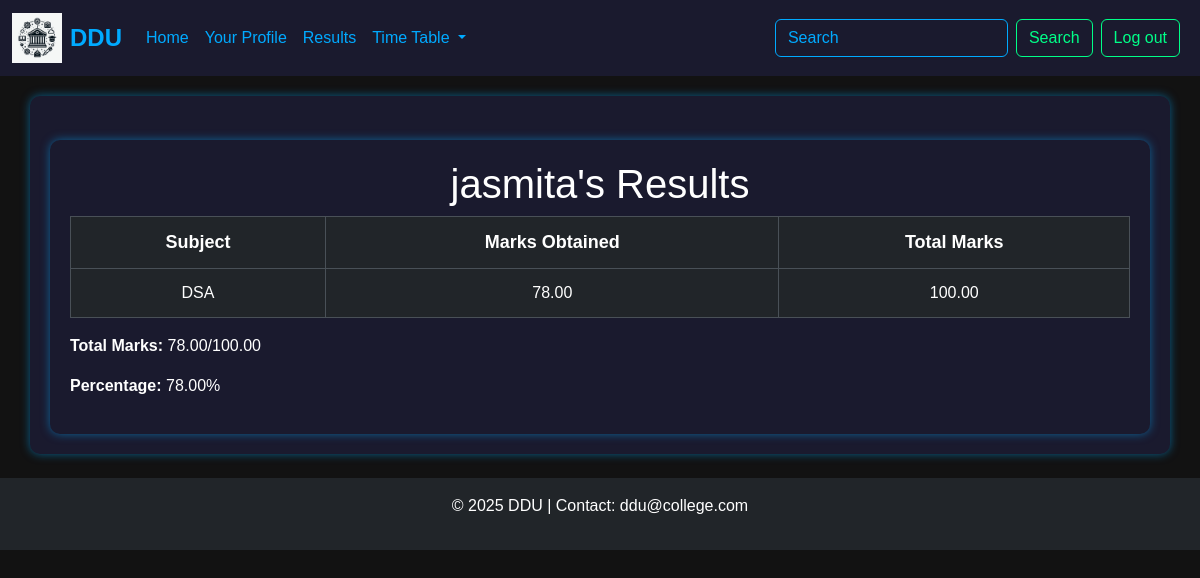
/student/1/result/ (signed in), run on the app's committed database.
### student/models.py (models this page shows, shortened)
class Student(models.Model):
    user = models.ForeignKey(User, on_delete=models.CASCADE)
    name = models.CharField(max_length=100)
    photo = models.ImageField(upload_to='photos/', blank=True, null=True)
    birthdate = models.DateField()
    DEPARTMENT_CHOICE = [
        ('CE', 'Computer'),
        ('IT', 'Information Tech.'),
        ('EC', 'Electronic'),
    ]
    department = models.CharField(max_length=2, choices=DEPARTMENT_CHOICE)
    semester = models.DecimalField(max_digits=8, decimal_places=0)
    year = models.DecimalField(max_digits=4, decimal_places=0, blank=True, null=True)
    about = models.TextField(max_length=500)
    created_at = models.DateTimeField(auto_now_add=True)
    updated_at = models.DateTimeField(auto_now=True)

class Result(models.Model):
    SEMESTER_CHOICES = [
        (1, 'Semester 1'),
        (2, 'Semester 2'),
        (3, 'Semester 3'),
        (4, 'Semester 4'),
        (5, 'Semester 5'),
        (6, 'Semester 6'),
        (7, 'Semester 7'),
        (8, 'Semester 8'),
    ]
    DEPARTMENT_SUBJECTS = {
        'CE': {
            1: ['Mathematics', 'BEE', 'PPS'],
            2: ['Mathematics', 'BEE', 'PPS'],
            3: ['DSA', 'JT', 'SP'],
            4: ['DSA', 'JT', 'SP'],
            5: ['Advanced DSA', 'Software Engineering', 'Compiler Design'],
            6: ['Operating Systems', 'Database Management', 'Networks'],
            7: ['Computer Graphics', 'Machine Learning', 'AI'],
            8: ['Cloud Computing', 'Cyber Security', 'Software Testing'],
        },
        'IT': {
            1: ['Mathematics', 'BEE', 'PPS'],
            2: ['Mathematics', 'BEE', 'PPS'],
            3: ['DSA', 'JT', 'SP'],
            4: ['DSA', 'JT', 'SP'],
            5: ['Advanced DSA', 'Software Engineering', 'Compiler Design'],
            6: ['Operating Systems', 'Database Management', 'Networks'],
            7: ['Computer Graphics', 'Machine Learning', 'AI'],
            8: ['Cloud Computing', 'Cyber Security', 'Software Testing'],
        },
        'EC': {
            1: ['Mathematics', 'BEE', 'PPS'],
            2: ['Mathematics', 'BEE', 'PPS'],
            3: ['DSA', 'JT', 'SP'],
            4: ['DSA', 'JT', 'SP'],
            5: ['Advanced DSA', 'Software Engineering', 'Compiler Design'],
            6: ['Operating Systems', 'Database Management', 'Networks'],
            7: ['Communication Systems', 'Signals and Systems', 'Microelectronics'],
            8: ['Digital Signal Processing', 'Embedded Systems', 'VLSI'],
        },
    }
    student = models.ForeignKey(Student, on_delete=models.CASCADE)
    subject = models.CharField(max_length=100)
    marks_obtained = models.DecimalField(max_digits=5, decimal_places=2)
    total_marks = models.DecimalField(max_digits=5, decimal_places=2)
    date_added = models.DateTimeField(auto_now_add=True)
    semester = models.PositiveIntegerField(choices=SEMESTER_CHOICES, blank=True, null=True)
    department = models.CharField(max_length=2, choices=Student.DEPARTMENT_CHOICE, blank=True, null=True)

### student/views.py (the view)
# urls.py: path('<int:student_id>/result/', views.student_result, name='student_result'),
@login_required
def student_result(request, student_id):
    student = get_object_or_404(Student, pk=student_id)
    results = Result.objects.filter(student=student)
    total_marks_obtained = sum(result.marks_obtained for result in results)
    total_marks = sum(result.total_marks for result in results)
    percentage = (total_marks_obtained / total_marks * 100) if total_marks else 0
    return render(request, 'student_result.html', {
        'student': student,
        'results': results,
        'total_marks_obtained': total_marks_obtained,
        'total_marks': total_marks,
        'percentage': percentage
    })

### student/templates/student_result.html
{% extends "layout.html" %}
{% block content %}
<div class="container mt-4">
    <h1 class="text-center">{{ student.name }}'s Results</h1>
    <table class="table table-bordered">
        <thead>
            <tr>
                <th>Subject</th>
                <th>Marks Obtained</th>
                <th>Total Marks</th>
            </tr>
        </thead>
        <tbody>
            {% for result in results %}
            <tr>
                <td>{{ result.subject }}</td>
                <td>{{ result.marks_obtained }}</td>
                <td>{{ result.total_marks }}</td>
            </tr>
            {% endfor %}
        </tbody>
    </table>
    <p><strong>Total Marks:</strong> {{ total_marks_obtained }}/{{ total_marks }}</p>
    <p><strong>Percentage:</strong> {{ percentage }}%</p>
</div>
{% endblock %}

### static/style.css (style rules this page uses)
body { background-color: #121212; color: #ffffff; font-family: Arial, sans-serif; }
.container { margin-top: 20px; padding: 20px; background-color: #1a1a2e; border-radius: 10px; box-shadow: 0px 0px 10px rgba(0, 170, 255, 0.5); }
body { background-color: #121212; color: #ffffff; font-family: Arial, sans-serif; margin: 0; padding: 0; }
.table th, .table td { text-align: center; padding: 12px; font-size: 16px; }
.table th { font-weight: bold; font-family: 'Arial', sans-serif; font-size: 18px; }
.container { margin-top: 20px; padding: 20px; background-color: #1a1a2e; border-radius: 10px; }

### data on the page
Student: name "jasmita"
Result: subject "DSA", marks_obtained "78.00", total_marks "100.00"

### other printed values
{{ total_marks_obtained }} "78.00"
{{ total_marks }} "100.00"
{{ percentage }} "78.00"
